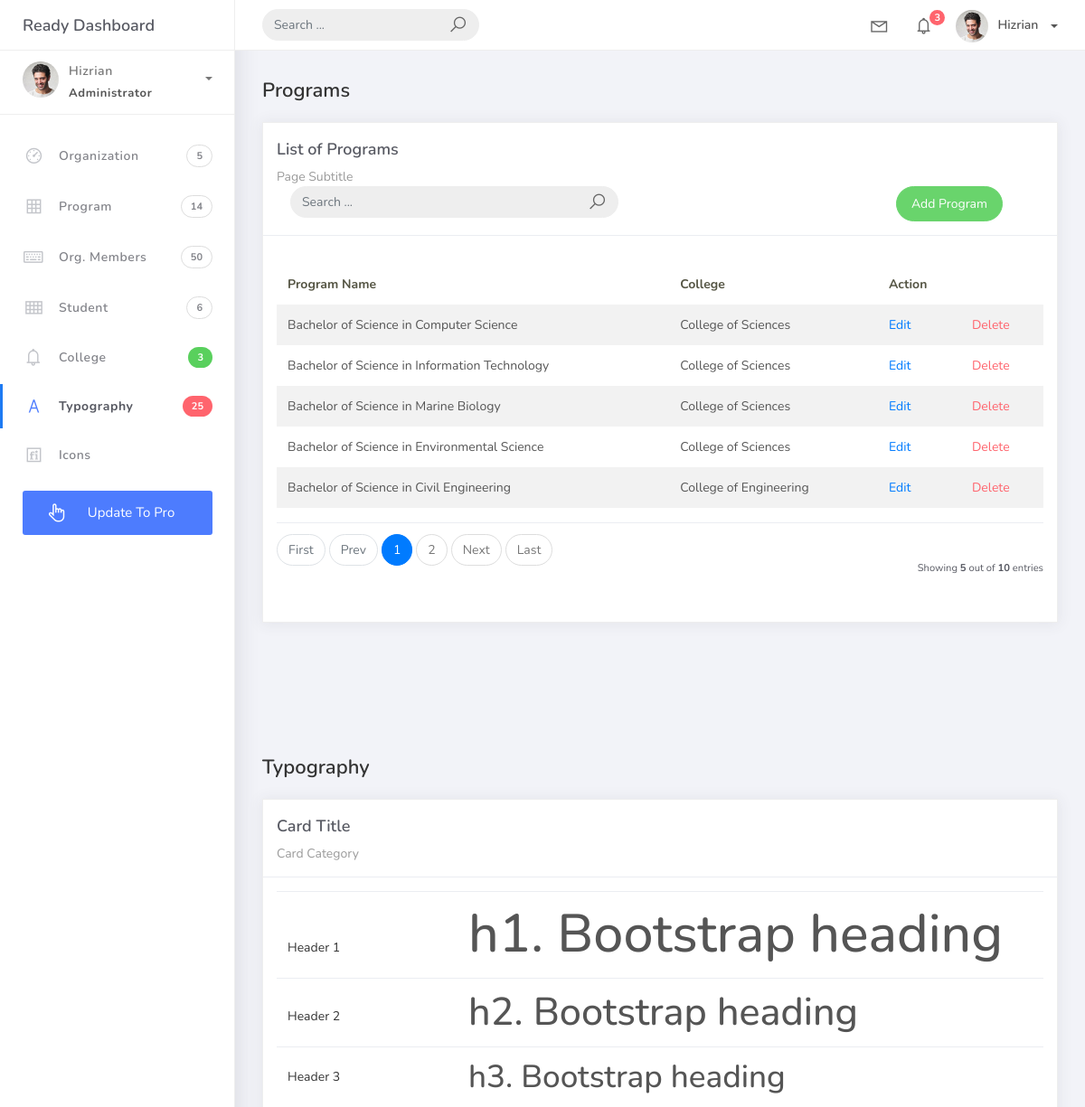
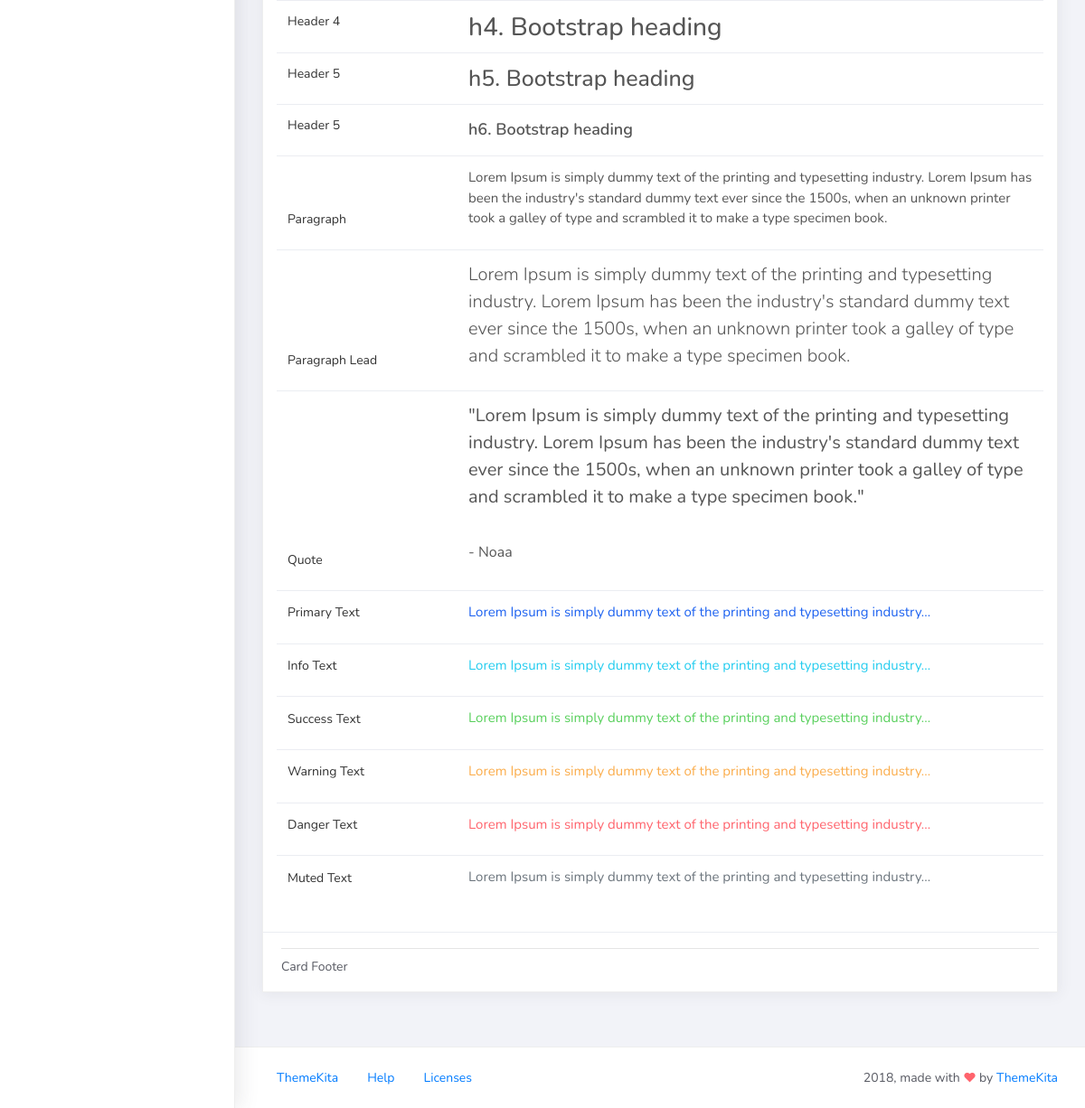
/program_list/, run on the app's committed database (2 pictures, top to bottom).
### studentorg/models.py (models this page shows, shortened)
class BaseModel(models.Model):
    created_at = models.DateTimeField(auto_now_add=True, db_index=True)
    updated_at = models.DateTimeField(auto_now=True)
    class Meta:
        abstract = True

class Program(BaseModel):
    prog_name = models.CharField(max_length=150)
    college = models.ForeignKey(College, on_delete=models.CASCADE)

class College(BaseModel):
    college_name = models.CharField(max_length=150)

### studentorg/views.py (the view)
# urls.py: path('program_list/', views.ProgramListView.as_view(), name='program-list'),
class ProgramListView(ListView):
    model = Program
    context_object_name = 'program_list'
    template_name = 'program_list.html'
    paginate_by = 5

### templates/program_list.html
{% extends 'base.html' %} {% load static %} {% block content %}
<div class="content">
    <div class="container-fluid">
        <h4 class="page-title">Programs</h4>
        <div class="row">
            <div class="col-md-12">
                <div class="card">
                    <div class="card-header">
                        <div class="card-title">List of Programs</div>
                        <div class="card-category">Page Subtitle</div>
                        <div class="col-md-12 row">
                            <div class="col-md-6">
                                <form class="navbar-left navbar-form nav-search mr-md-3" action="">
                                    <div class="input-group">
                                        <input type="text" placeholder="Search ..." class="form-control" />
                                        <div class="input-group-append">
                                            <span class="input-group-text">
                                                <i class="la la-search search-icon"></i>
                                            </span>
                                        </div>
                                    </div>
                                </form>
                            </div>
                            <div class="col-md-6">
                                <div class="pull-right">
                                    <a href="{% url 'program-add' %}" class="btn btn-success btn-rounded">Add Program</a>
                                </div>
                            </div>
                        </div>
                    </div>
                    <div class="card-body">
                        <table class="table table-striped mt-3">
                            <thead>
                                <tr>
                                    <th scope="col">Program Name</th>
                                    <th scope="col">College</th>
                                    <th scope="col">Action</th>
                                </tr>
                            </thead>
                            <tbody>
                                {% for program in program_list %}
                                <tr>
                                    <td>{{ program.prog_name }}</td>
                                    <td>{{ program.college.college_name }}</td>
                                    <td> <a href="{% url 'program-update' program.id %}">Edit</a> </td>
                                    <td>
                                        <a href="{% url 'program-delete' program.id %}" class="text-danger">Delete</a>
                                    </td>
                                </tr>
                                {% empty %}
                                <tr>
                                    <td colspan="3" style="text-align: center">
                                        <p class="text-sm font-weight-bold mb-0">No Records Found</p>
                                    </td>
                                </tr>
                                {% endfor %}
                            </tbody>
                        </table>
                        {% include 'includes/pagination.html' %}
                    </div>
                </div>
            </div>
        </div>
    </div>
</div>
{% endblock %}

### data on the page
Program: prog_name "Bachelor of Science in Computer Science", college.college_name "College of Sciences"
Program: prog_name "Bachelor of Science in Information Technology", college.college_name "College of Sciences"
Program: prog_name "Bachelor of Science in Marine Biology", college.college_name "College of Sciences"
Program: prog_name "Bachelor of Science in Environmental Science", college.college_name "College of Sciences"
Program: prog_name "Bachelor of Science in Civil Engineering", college.college_name "College of Engineering"

### other printed values
{{ page_num }} "1"
{{ page_num }} "2"
{{ object_list.count }} "5"
{{ paginator.count }} "10"
